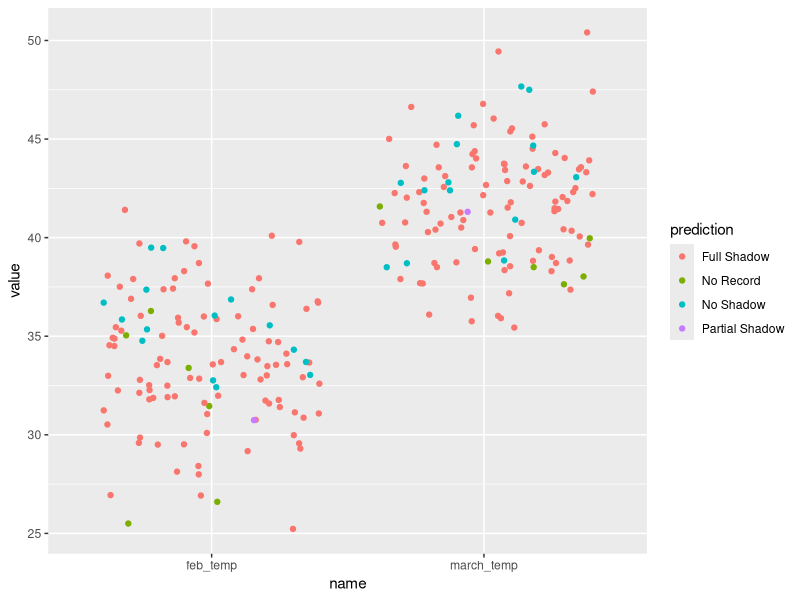

Here is the R script that generated this plot:
# install tidyverse
#install.packages("tidyverse")

# load tidyverse
library(tidyverse)

# load data into our environment
# check current working directory
getwd()

# list the contents of your working directory
dir()

# list the contents of "data" folder
dir("data")

# load data
groundhog_predictions <- read_csv("data/groundhog_day.csv")
View(groundhog_predictions)

# inspect dataframe using summary()
summary(groundhog_predictions)
glimpse(groundhog_predictions)

#### The Pipe ####
# %>% means "and then"
# ctrl+shift and press "m"
# summary(groundhog_predictions)
groundhog_predictions %>%
  summary()

### get column names
groundhog_predictions %>%
  colnames()

### What are the unique prediction values
# tidyverse way:
groundhog_predictions %>% 
  select(Punxsutawney_Phil) %>%
  unique()

# the three lines above are the same as (base R):
unique(groundhog_predictions$Punxsutawney_Phil)

# count occurrences by category
groundhog_predictions %>%
  count(Punxsutawney_Phil)

# select column
groundhog_predictions %>%
  select(Punxsutawney_Phil)

# count a different way
groundhog_predictions %>%
  group_by(Punxsutawney_Phil) %>%
  summarise(total = n())

############### SEPTEMBER 17 ################
# count prediction values using count()
groundhog_predictions %>%
  count(Punxsutawney_Phil)

# count prediction values using group_by() and count()
groundhog_predictions %>%
  group_by(Punxsutawney_Phil) %>%
  count()

# count prediction values using group_by() and summarise()
groundhog_predictions %>%
  group_by(Punxsutawney_Phil) %>%
  summarise(total = n())

# we can use mean() with numeric variable 
# you can add any function inside summarise()
# how do we get means of 
# - February_Average_Temperature
# - March_Average_Temperature
# using summarise()
groundhog_predictions %>%
  group_by(Punxsutawney_Phil) %>%
  summarise(feb_temp = mean(February_Average_Temperature), 
            mar_temp = mean(March_Average_Temperature))

# getting means, without changing column names
groundhog_predictions %>%
  summarise(mean(February_Average_Temperature),
            mean(March_Average_Temperature))

# getting means, but change column names
groundhog_predictions %>% 
  group_by(Punxsutawney_Phil) %>% 
  summarise(feb_temp = mean(February_Average_Temperature), 
            march_temp = mean(March_Average_Temperature))

# filter data using filter()
summary_predictions <- groundhog_predictions %>%
  filter(Punxsutawney_Phil == "Full Shadow" |
           Punxsutawney_Phil == "No Shadow") %>%
  group_by(Punxsutawney_Phil) %>%
  summarise(feb_temp = mean(February_Average_Temperature),
            mar_temp = mean(March_Average_Temperature))
summary_predictions

# select columns in our dataframe using select()
selected_predictions <- groundhog_predictions %>%
  select("prediction" = Punxsutawney_Phil,
         "feb_temp" = February_Average_Temperature,
         "march_temp" = March_Average_Temperature)

# pivot data frame
predictions_longer <- selected_predictions %>%
  pivot_longer(cols = c(feb_temp, march_temp))

View(predictions_longer)

## demonstration of chart
predictions_longer %>%
  ggplot(aes(x = name, y = value)) +
  geom_jitter(aes(color = prediction))


